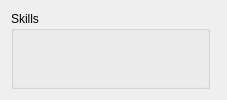
       <widget class="QWidget" name="tab_3">
        <attribute name="title">
         <string>Skills</string>
        </attribute>
        <layout class="QGridLayout" name="gridLayout_9">
         <item row="0" column="0">
          <layout class="QHBoxLayout" name="horizontalLayout_13" stretch="0,1">
           <item>
            <widget class="QGroupBox" name="groupBoxSkills">
             <property name="minimumSize">
              <size>
               <width>0</width>
               <height>0</height>
              </size>
             </property>
             <property name="maximumSize">
              <size>
               <width>16777215</width>
               <height>16777215</height>
              </size>
             </property>
             <property name="title">
              <string>Skills</string>
             </property>
             <layout class="QGridLayout" name="gridLayout_18">
              <item row="0" column="0">
               <widget class="PanelSuperList" name="panelSuperListSkills" native="true">
                <property name="minimumSize">
                 <size>
                  <width>175</width>
                  <height>0</height>
                 </size>
                </property>
                <property name="maximumSize">
                 <size>
                  <width>175</width>
                  <height>16777215</height>
                 </size>
                </property>
               </widget>
              </item>
             </layout>
            </widget>
           </item>
           <item>
            <widget class="PanelDatasCommonSkillItem" name="panelDatasSkill" native="true"/>
           </item>
          </layout>
         </item>
        </layout>
       </widget>
